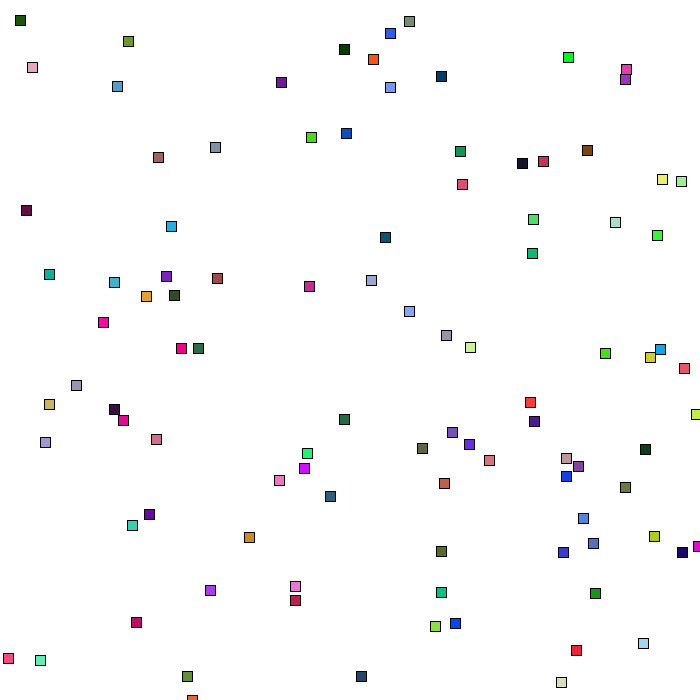
Frame 1 (no input)
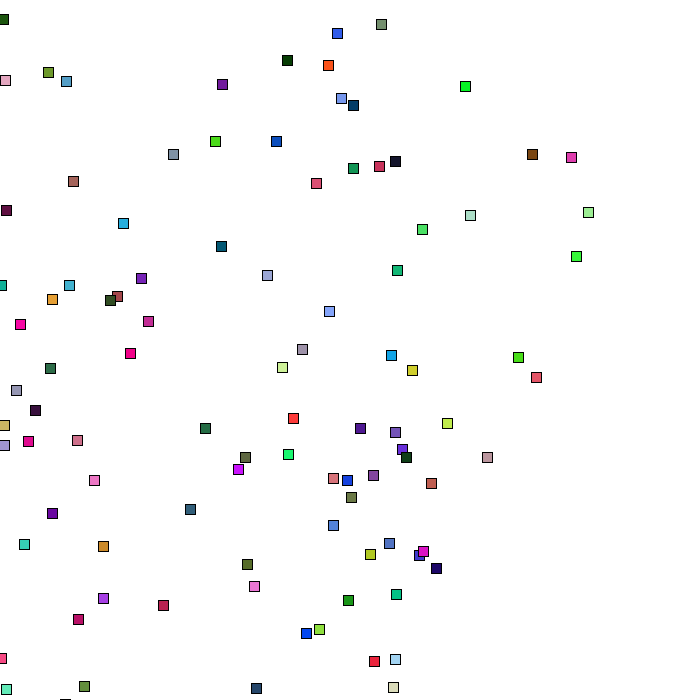
Frame 60 (the mouse pressed at the canvas centre just before this capture)
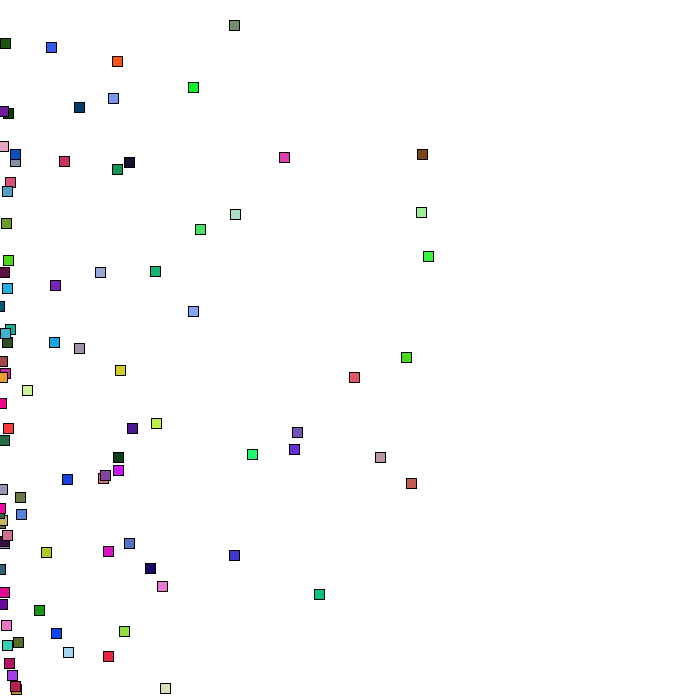
Frame 120 (the mouse held since frame 60 and released just before this capture)

The Processing sketch that drew these frames (run headless with seeded random() and noise(); from frame 60 on, the mouse is pressed at the canvas centre):

// Processing sketch: processing_178733
// ── processing_178733.pde

ArrayList<Actor> robots = new ArrayList<Actor>();

void setup()
{
  size(700,700);
  for (int i = 0; i < 100; i++)
  {
    robots.add(new Actor());
  }
}

void draw()
{
  background(255);
  for (int i = 0; i < robots.size(); i++)
  {
    Actor a = robots.get(i);
    a.drawActor();
  }
}
 
 
class Actor
{
  float x;
  float y;
  float xv;
  float yv;
  float theta;
  color c;
  
  Actor()
  {
    x = random(width);
    y = random(height);
    xv = random(-5,5);
    yv = random(-5,5);
    c = color( random(255), random(255), random(255) );
  }
  
  float distanceTo(float xs, float ys)
  {
    return(dist(x,y,xs,ys));
  }
  
  float getDirection()
  {
    return theta;
  }
  
  void drawActor()
  {
    
    x += xv;
    y += yv;
    AI();
    
    if ((x > width) || (x < 0))
    {
      xv *= -1;
    }
    if ((y > height) || (y < 0))
    {
      yv *= -1;
    }
    if (xv > 0)
    {
      theta = atan(yv/xv);
    }
    else
    {
      theta = PI - atan(yv/xv);
    }
    fill(c);
    rect(x,y,10,10);
  }
  
  void AI()
  {
    //get three nearest neighbors
    int c1=0;
    float c1d = width*height;
    int c2=0;
    float c2d = width*height;
    int c3=0;
    float c3d = width*height;
    
    float avg_theta = 0;
    //nearest neighbor
    for (int i = 0; i < robots.size(); i++)
    {
      Actor a = robots.get(i);
      if (a != this)
      {
        if (a.distanceTo(x,y) < c1d)
        {
          c1d = a.distanceTo(x,y);
          c1 = i;
        }
      }
    }
    avg_theta = robots.get(c1).getDirection();
    
    //2nd nearest neighbor
    for (int i = 0; i < robots.size(); i++)
    {
      Actor a = robots.get(i);
      if ((a != this) && (i != c1))
      {
        if (a.distanceTo(x,y) < c2d)
        {
          c2d = a.distanceTo(x,y);
          c2 = i;
        }
      }
    }
    avg_theta += robots.get(c2).getDirection();
        
    //3rd nearest neighbor
    for (int i = 0; i < robots.size(); i++)
    {
      Actor a = robots.get(i);
      if ((a != this) && (i != c1) && (i != c2))
      {
        if (a.distanceTo(x,y) < c3d)
        {
          c3d = a.distanceTo(x,y);
          c3 = i;
        }
      }
    }
    avg_theta += robots.get(c3).getDirection();
    
    avg_theta /= 3;
    
    float speed = sqrt(xv*xv + yv*yv);
    
    xv = speed * cos(avg_theta);
    yv = speed * sin(avg_theta);
    
                  
  }
    
}
    
